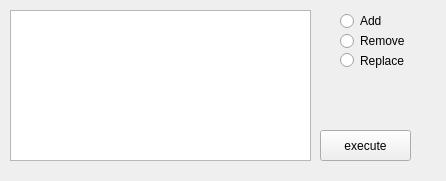
<?xml version="1.0" encoding="UTF-8"?>
<ui version="4.0">
 <class>task3</class>
 <widget class="QWidget" name="task3">
  <property name="geometry">
   <rect>
    <x>0</x>
    <y>0</y>
    <width>446</width>
    <height>181</height>
   </rect>
  </property>
  <property name="windowTitle">
   <string>Form</string>
  </property>
  <widget class="QPushButton" name="Execute">
   <property name="geometry">
    <rect>
     <x>320</x>
     <y>130</y>
     <width>91</width>
     <height>31</height>
    </rect>
   </property>
   <property name="text">
    <string>execute</string>
   </property>
  </widget>
  <widget class="QRadioButton" name="AddEl">
   <property name="geometry">
    <rect>
     <x>340</x>
     <y>10</y>
     <width>51</width>
     <height>22</height>
    </rect>
   </property>
   <property name="text">
    <string>Add</string>
   </property>
  </widget>
  <widget class="QRadioButton" name="RemoveEl">
   <property name="geometry">
    <rect>
     <x>340</x>
     <y>30</y>
     <width>71</width>
     <height>22</height>
    </rect>
   </property>
   <property name="text">
    <string>Remove</string>
   </property>
  </widget>
  <widget class="QRadioButton" name="ReplaceList">
   <property name="geometry">
    <rect>
     <x>340</x>
     <y>50</y>
     <width>71</width>
     <height>21</height>
    </rect>
   </property>
   <property name="text">
    <string>Replace</string>
   </property>
  </widget>
  <widget class="QTextEdit" name="Output">
   <property name="geometry">
    <rect>
     <x>10</x>
     <y>10</y>
     <width>301</width>
     <height>151</height>
    </rect>
   </property>
  </widget>
 </widget>
 <resources/>
 <connections/>
</ui>
